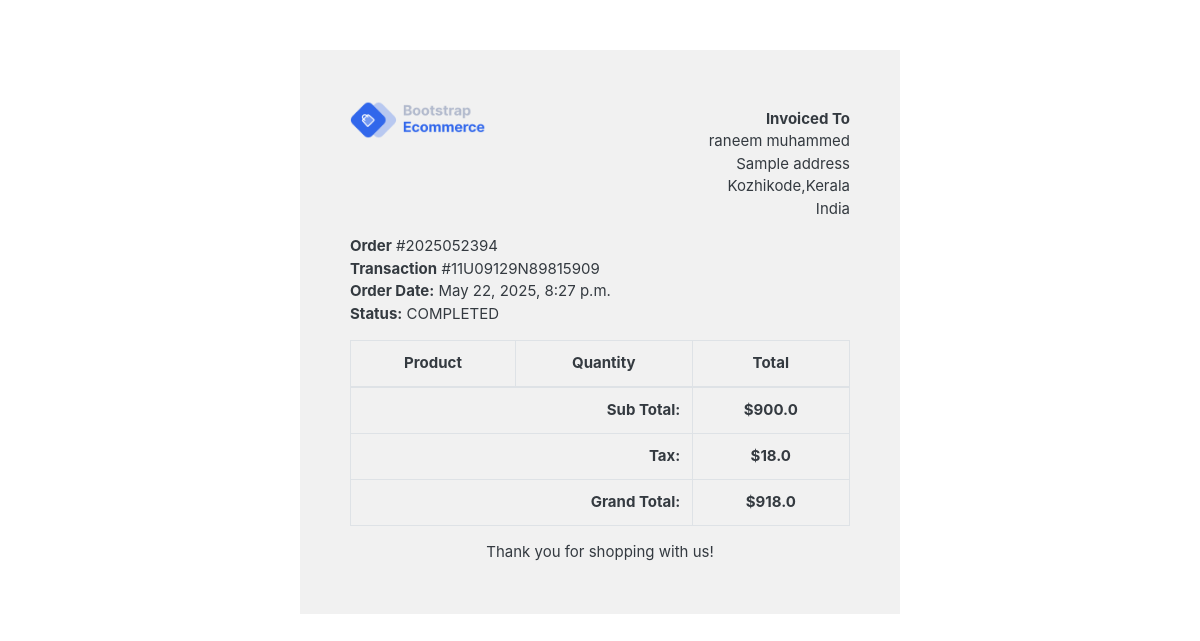
The page /accounts/orderdetails/2025052394/ on the database as committed earlier.
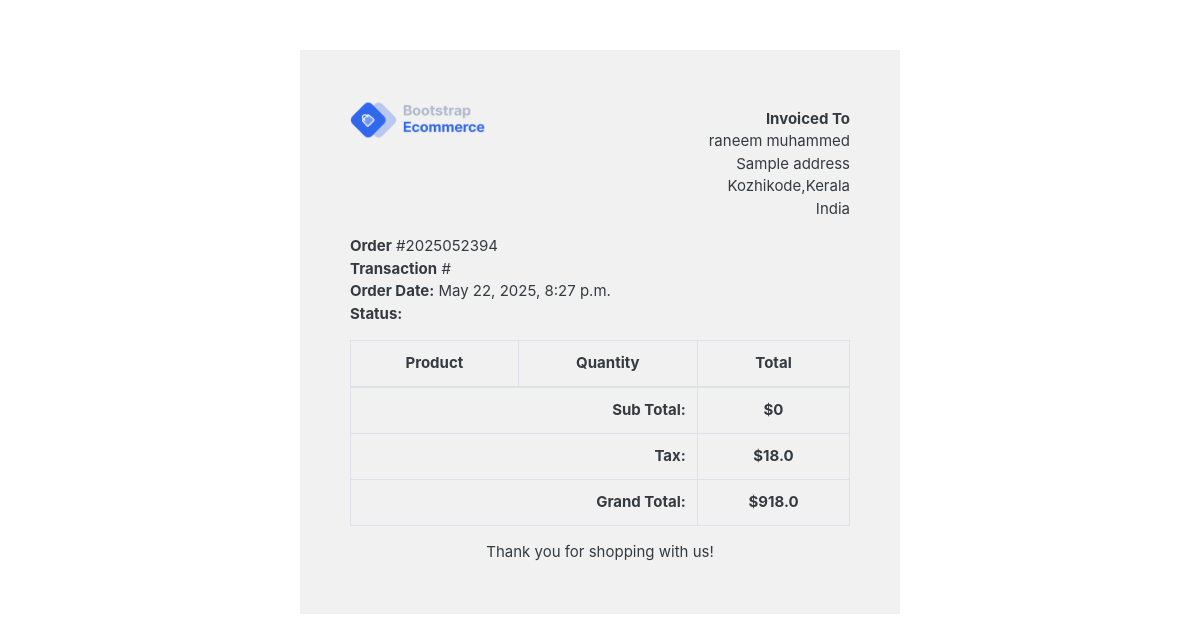
The same page on the database as committed later.
### order/models.py (models this page shows, shortened)
class Order(models.Model):
    STATUS =(
        ('New','New'),
        ('Accepted','Accepted'),
        ('Completed','Completed'),
        ('Cancelled','Cancelled')
    )
    user = models.ForeignKey(Account, on_delete=models.SET_NULL, null=True, blank=True)
    payment = models.ForeignKey(Payment, on_delete=models.SET_NULL,blank=True,null=True)
    order_number = models.CharField(max_length=20)
    first_name = models.CharField(max_length=50)
    last_name = models.CharField(max_length=50)
    phone = models.IntegerField(null=True, blank=True)
    email = models.EmailField(max_length=50)
    address_line_1 = models.CharField(max_length=50)
    address_line_2 = models.CharField(max_length=50,blank=True)
    country = models.CharField(max_length=50)
    state = models.CharField(max_length=50)
    city = models.CharField(max_length=50)
    order_note = models.CharField(max_length=100,blank=True)
    order_total =models.FloatField()
    tax = models.FloatField()
    status = models.CharField(max_length=10,choices=STATUS,default='New')
    ip=models.CharField(blank=True,max_length=20)
    is_ordered = models.BooleanField(default=False)
    created_at = models.DateTimeField(auto_now_add=True)
    updated_at = models.DateTimeField(auto_now=True)
    def full_name(self):
        return f'{self.first_name} {self.last_name}'
    def full_address(self):
        return f'{self.address_line_1} {self.address_line_2}'

class Payment(models.Model):
    user = models.ForeignKey(Account, on_delete=models.CASCADE)
    payment_id = models.CharField(max_length=100)
    payment_method = models.CharField(max_length=100)
    amount_paid = models.CharField(max_length=100)
    status = models.CharField(max_length=100)
    created_at = models.DateTimeField(auto_now_add=True)

### accounts/views.py (the view)
# urls.py: path('orderdetails/<str:order_number>/',views.orderdetails,name='orderdetails')
def orderdetails(request,order_number):
    order_details = OrderProduct.objects.filter(order__order_number=order_number)
    order = Order.objects.get(order_number=order_number)
    subtotal = 0
    for i in order_details:
        subtotal += i.product_price * i.quantity
    context ={
        'order_details':order_details,
        'order':order,
        'subtotal':subtotal,
    }
    return render(request,'orderdetails.html',context)

### cart/context_processors.py (called while the page is built)
def counter(request):
    cart_count = 0
    if 'admin' in request.path:
        return[]
    else:
        try:
            cart = Cart.objects.filter(cart_id=__cart_id(request))
            if request.user.is_authenticated:
                cart_item = CartItem.objects.all().filter(user=request.user)
            else:
                cart_item = CartItem.objects.all().filter(cart=cart[:1])
            for cart_quantity in cart_item:
                cart_count += cart_quantity.quantity
        except Cart.DoesNotExist:
            cart_count = 0
    return dict(cart_count=cart_count)

### cart/views.py (called while the page is built)
def __cart_id(request):
    cart = request.session.session_key
    if not cart:
        cart = request.session.create()  # Create a session if it doesn't exist
    return cart

### category/context_processors.py (called while the page is built)
def menu_links(request):
    links = Category.objects.all()
    return dict(links=links)

### templates/orderdetails.html (shortened to what this page needs)
{% load static %}
<!DOCTYPE HTML>
<html lang="en">
<head>
<link href="{% static 'css/bootstrap.css' %}" rel="stylesheet" type="text/css"/>
<link href="{% static 'fonts/fontawesome/css/all.min.css' %}" type="text/css" rel="stylesheet">
<link href="{% static 'css/ui.css' %}" rel="stylesheet" type="text/css"/>
<link href="{% static 'css/responsive.css' %}" rel="stylesheet" media="only screen and (max-width: 1200px)" />
</head>
<body>
<div class="container" style="margin: 0 auto;width: 50%;padding: 50px;background: #f1f1f1;margin-top: 50px;margin-bottom: 50px;">
    <div class="row invoice row-printable">
        <div class="col-md-12">
            <div class="panel panel-default plain" id="dash_0">
                <div class="panel-body p30">
                    <div class="row">
                        <div class="col-lg-6">
                            <div class="invoice-logo"><img src="{% static '/images/logo.png' %}" alt="Invoice logo" style="max-height: 40px;"></div>
                        </div>
                        <div class="col-lg-6">
                            <div class="invoice-from">
                                <ul class="list-unstyled text-right">
                                    <li><strong>Invoiced To</strong></li>
                                    <li>{{order.full_name}}</li>
                                    <li>{{ order.full_address }}</li>
                                    <li>{{order.city}},{{order.state}}</li>
                                    <li>{{order.country}}</li>
                                </ul>
                            </div>
                        </div>
                        <div class="col-lg-12">
                            <div class="invoice-details mt25">
                                <div class="well">
                                    <ul class="list-unstyled mb0">
                                        <li><strong>Order</strong> #{{order.order_number}}</li>
                                        <li><strong>Transaction</strong> #{{ order.payment.payment_id }}</li>
                                        <li><strong>Order Date:</strong> {{ order.created_at }}</li>
                                        <li><strong>Status:</strong> {{ order.payment.status }}</li>
                                    </ul>
                                </div>
                            </div>
                            <div class="invoice-items">
                                <div class="table-responsive" style="overflow: hidden; outline: none;" tabindex="0">
                                    <table class="table table-bordered">
                                        <thead>
                                            <tr>
                                                <th class="per70 text-center">Product</th>
                                                <th class="per5 text-center">Quantity</th>
                                                <th class="per25 text-center">Total</th>
                                            </tr>
                                        </thead>
                                        <tfoot>
                                            <tr>
                                                <th colspan="2" class="text-right">Sub Total:</th>
                                                <th class="text-center">${{subtotal}}</th>
                                            </tr>
                                            <tr>
                                                <th colspan="2" class="text-right">Tax:</th>
                                                <th class="text-center">${{order.tax}}</th>
                                            </tr>
                                            <tr>
                                                <th colspan="2" class="text-right">Grand Total:</th>
                                                <th class="text-center">${{ order.order_total }}</th>
                                            </tr>
                                        </tfoot>
                                    </table>
                                </div>
                            </div>
                            <div class="invoice-footer mt25">
                                <p class="text-center">Thank you for shopping with us!</p>
                            </div>
                        </div>
                    </div>
                </div>
            </div>
        </div>
    </div>
</div>
</body>
</html>

### static/css/ui.css (style rules this page uses)
html { font-family: "Inter", sans-serif; font-size: 15px; }
p:last-child { margin-bottom: 0; }
[class*=list-] li:after { visibility: hidden; display: block; content: ""; overflow: hidden; height: 0; clear: both; }

Rows that differ between the two databases and show on the page:
changed Order "raneem muhammed": payment.payment_id "11U09129N89815909" → (not shown); payment.status "COMPLETED" → (not shown)
Other text that changed with them:
{{ subtotal }}: "900.0" → "0"
